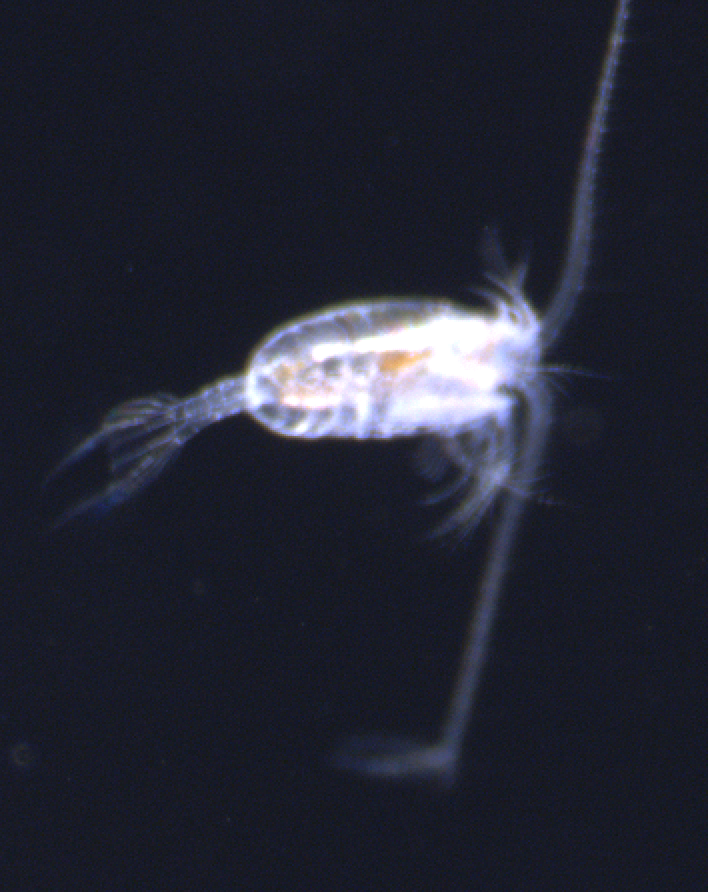
#> input picture 20230306_161549.635.0.png, 708 x 892 px; its folder holds only this picture in this run
$ python getmajorandminoraxis2024_4_PH.py   (older library calls are emulated)
#> lines starting #> are read from the running program, lines starting #| are printed output that depends on the picture; after the words box and inside, x2 and y2 are one past the last pixel; in counts of white or black regions, pixels touching at a corner belong together
import cv2
import numpy as np
import os
import csv

import easygui

from pathlib import Path
import glob
import itertools

# PH: these are all new
import skimage.util
from skimage import filters, exposure

# EM: added this package to transform 'mage_folder' to a path string (see bottom)
from pathlib import Path

"""
This script was modified by Pieter Hovenkamp from version getmajorandminoraxis2024_4.py, received June 11 2024.
All modifications are marked by a comment starting with 'PH:'.
For details: pieter.hovenkamp@nioz.nl
"""

# PH: here we set some input parameters

# Select 'mean' to use the adaptive mean thresholding. Select 'original' to perform the original fixed thresholding (no other options are currently implemented)
threshold = 'mean'
# threshold = 'original'

# Here we can choose if we want to save the resulting plots of the original image and the image after detecting its
# contours. We can either store the plots in a separate folder (specified below as savefig_dir) if we select save_plots,
# or we can generate them within Python if we select show_plots (but note we can't save and show at the same time,
# so save_plots=True overrides show_plots)

# save_plots = True
save_plots = False
show_plots = False

# If any plots are saved or generated, it is recommended to set a maximum number of images that we process
if save_plots or show_plots:
    # If we want to generate plots we need to have matplotlib installed
    from matplotlib import pyplot as plt
    max_num = 10
else:
    max_num = None

# PH: end of input


# PH: added this function to easily show and save images - note that this function requires matplotlib to be installed
def plot_img_and_result(img, img_result, savefig_path=None, figtitle=None, title_left=None, title_right=None,
                        im_vmin=None, im_vmax=None, **fig_kwargs):
    fig, (ax1, ax2) = plt.subplots(ncols=2, **fig_kwargs)
    ax1.imshow(img, cmap='gray', vmin=im_vmin, vmax=im_vmax)
    ax1.axis('off')
    if title_left:
        ax1.set_title(title_left)

    ax2.imshow(img_result, cmap='gray', vmin=im_vmin, vmax=im_vmax)
    ax2.axis('off')
    if title_right:
        ax2.set_title(title_right)

    if figtitle:
        fig.suptitle(figtitle)

    fig.tight_layout()

    if savefig_path:
        plt.savefig(savefig_path)
    else:
        plt.show()


# PH: added this function to increase contrast
def stretch_contrast(img, p_low=2, p_up=98):
    """
    Contrast enhancement by clipping the percentiles to the min/max values of the input dtype. If
    the input image is float, then the output image is float in range [0, 1] and the image values
    span this whole interval.

    See https://scikit-image.org/docs/stable/auto_examples/color_exposure/plot_equalize.html#sphx-glr-auto-examples-color-exposure-plot-equalize-py

    :param img:
    :param p_up:
    :param p_low:
    :return:
    """
    p_low, p_up = np.percentile(img, (p_low, p_up))
    return exposure.rescale_intensity(img, in_range=(p_low, p_up))


def variance_of_laplacian(image):
    # compute the Laplacian of the image and then return the focus
    # measure, which is simply the variance of the Laplacian
    return cv2.Laplacian(image, cv2.CV_64F).var()


def image_colorfulness(image):
    # split the image into its respective RGB components
    (B, G, R) = cv2.split(image.astype("float"))
    # compute rg = R - G
    rg = np.absolute(R - G)
    # compute yb = 0.5 * (R + G) - B
    yb = np.absolute(0.5 * (R + G) - B)
    # compute the mean and standard deviation of both `rg` and `yb`
    (rbMean, rbStd) = (np.mean(rg), np.std(rg))
    (ybMean, ybStd) = (np.mean(yb), np.std(yb))
    # combine the mean and standard deviations
    stdRoot = np.sqrt((rbStd ** 2) + (ybStd ** 2))
    meanRoot = np.sqrt((rbMean ** 2) + (ybMean ** 2))
    # derive the "colorfulness" metric and return it
    return stdRoot + (0.3 * meanRoot)


#image_folder = easygui.diropenbox("Select a Folder")
image_folder = easygui.diropenbox(default='~/Desktop/selected/',title='Select the folder to process.')
#> the answer given: .

# EM: this converts 'image_folder' to a string path
image_folder = Path(image_folder)

if save_plots:
    # By default any generated plots are saved in a separate folder within the directory where the images are located
    savefig_dir = image_folder.parent / "thresholding_plots" / threshold
    if not os.path.isdir(savefig_dir):
        # os.mkdir(savefig_dir)
        os.makedirs(savefig_dir, exist_ok=True) # EM addition

# Initialize an empty list to store ellipse data
ellipse_data = []

# Iterate through the image files in the folder
print(image_folder)
# iterate over files in
# that directory
images = itertools.chain(Path(image_folder).rglob('*.png'), Path(image_folder).rglob('*.jpg'))
counter = 1
for imagepath in images:
    filename = os.path.basename(imagepath)

    # PH
    if save_plots:
        savefig_path = savefig_dir / filename
    else:
        savefig_path = None

    #Read the image
    image = cv2.imread(str(imagepath))
#> image is the input picture: shape (892, 708, 3); mean B, G, R 50.8, 38, 35.7

    if image is not None:
        # Convert the image to grayscale
        gray = cv2.cvtColor(image, cv2.COLOR_BGR2GRAY)
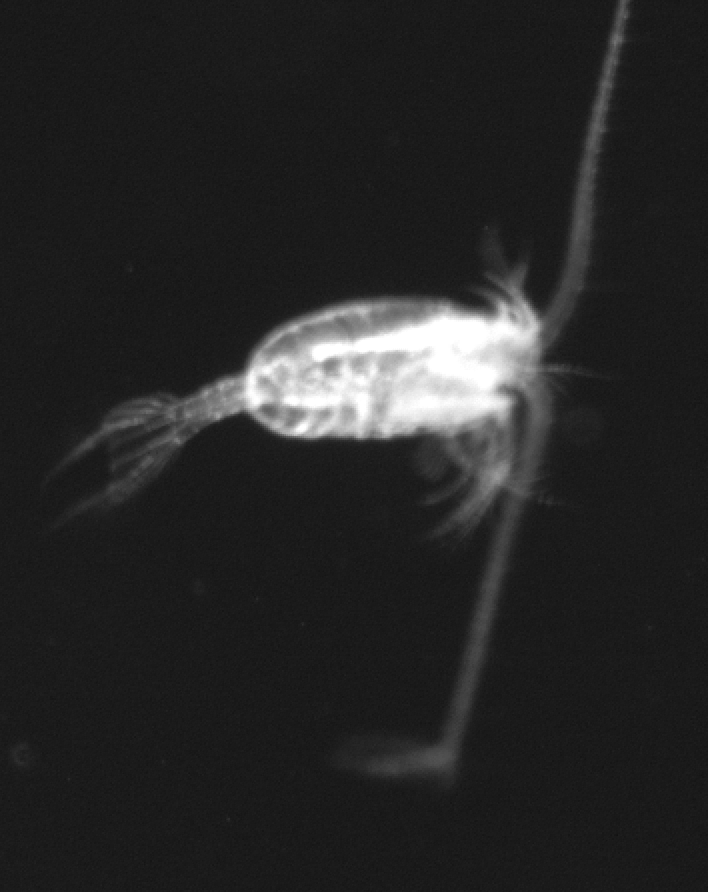
#> gray: shape (892, 708); min 17, max 255, mean 38.8

        # calculate average gray
        avggray = cv2.mean(gray)
#> avggray = (38.78, 0, 0, 0)
        #print(avggray[0])

        # calculate average color
        avgcolor = cv2.mean(image)
#> avgcolor = (50.85, 38.01, 35.7, 0)
        blue = avgcolor[0]
#> blue = 50.85
        green = avgcolor[1]
#> green = 38.01
        red = avgcolor[2]
#> red = 35.7
        #print(red)

        # calculate the saturation
        img_hsv = cv2.cvtColor(image, cv2.COLOR_BGR2HSV)
#> img_hsv: shape (892, 708, 3); mean H, S, V 112.7, 91.2, 51.2
        saturation = img_hsv[:, :, 1].mean()
#> saturation = 91.21
        #print(saturation)

        # Calculate the colorfulness
        colorfulness = image_colorfulness(image)
#> in image_colorfulness, `(B, G, R) = cv2.split(image.astype("float"))`:
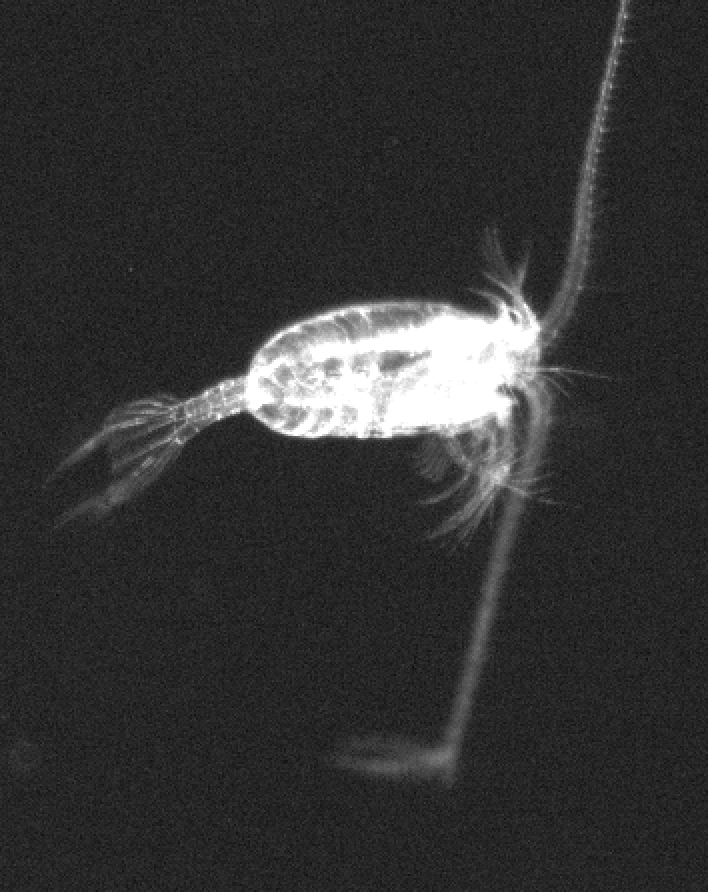
#> B: shape (892, 708) float64; min 13, max 255, mean 50.8
#> in image_colorfulness, `rg = np.absolute(R - G)`:
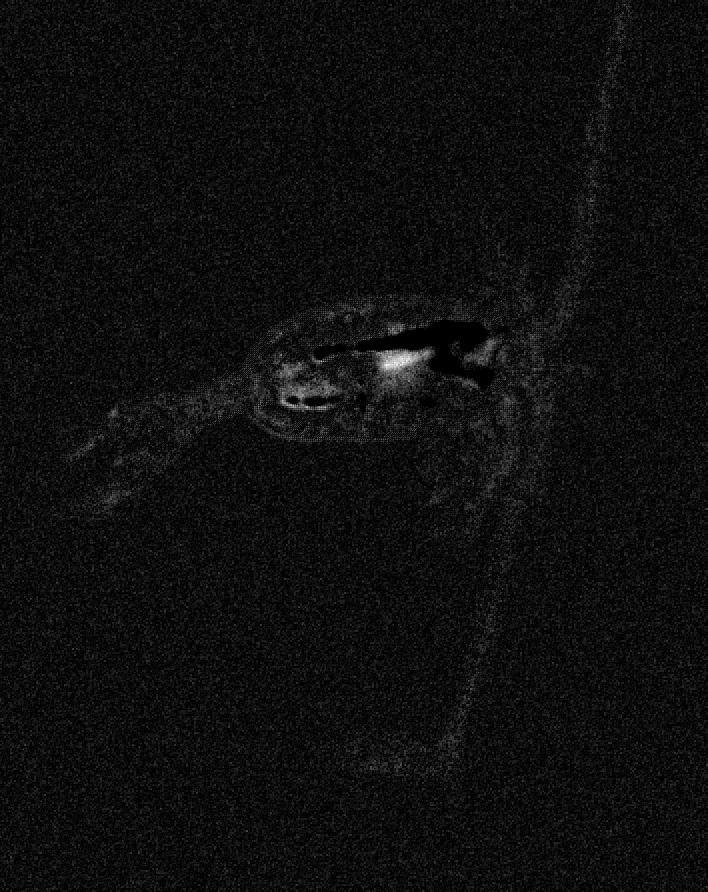
#> rg: shape (892, 708) float64; min 0, max 65, mean 3.8; drawn with min black and max white
#> in image_colorfulness, `yb = np.absolute(0.5 * (R + G) - B)`:
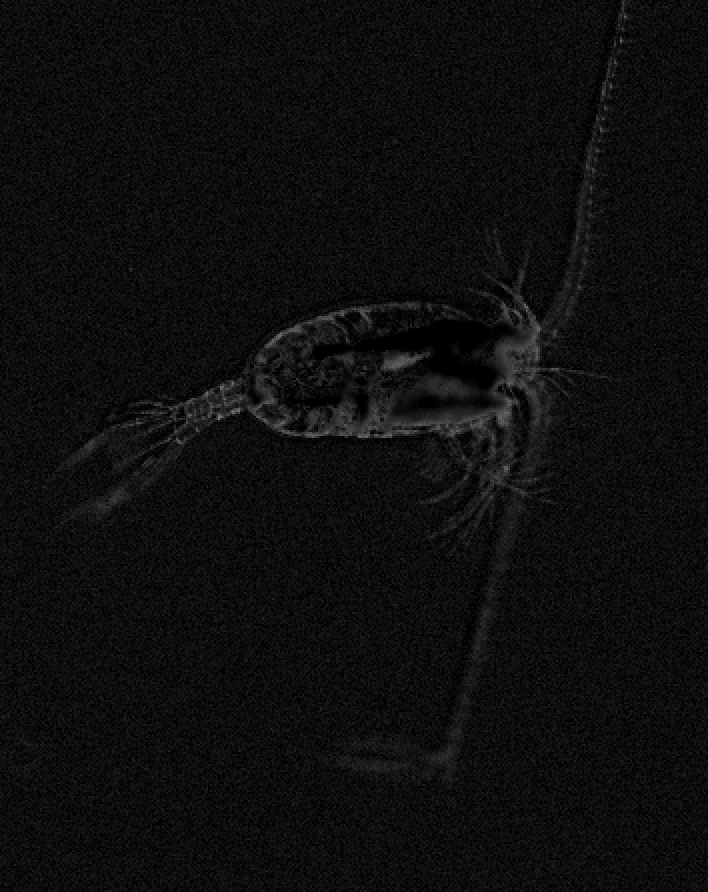
#> yb: shape (892, 708) float64; min 0, max 132, mean 14.4
#> in image_colorfulness, `(rbMean, rbStd) = (np.mean(rg), np.std(rg))`: rbMean = 3.85; rbStd = 3.47
#> in image_colorfulness, `(ybMean, ybStd) = (np.mean(yb), np.std(yb))`: ybMean = 14.39; ybStd = 9.48
#> in image_colorfulness, `stdRoot = np.sqrt((rbStd ** 2) + (ybStd ** 2))`: stdRoot = 10.1
#> in image_colorfulness, `meanRoot = np.sqrt((rbMean ** 2) + (ybMean ** 2))`: meanRoot = 14.89
#> colorfulness = 14.57
        #print("colorfulness")
        #print(colorfulness)

        # Sharpness
        sharpness = variance_of_laplacian(gray)
#> sharpness = 35.3
        #print(sharpness)

        # Apply thresholding to create a binary image

        # PH: added the option to use adaptive mean thresholding
        if threshold == 'original':
            # This is the original part of the code - with fixed thresholding
            _, thresh = cv2.threshold(gray, 15, 255, cv2.THRESH_BINARY)

            # Perform erosion and dilation to clean up the binary image
            kernel = np.ones((5, 5), np.uint8)
            cleaned_image = cv2.morphologyEx(thresh, cv2.MORPH_OPEN, kernel, iterations=2)
            # one additonal erosion step to compensate for dilation which makes estimates to big compared to manual measurements.
            kernel2 = np.ones((3, 3), np.uint8)
            cleaned_image = cv2.erode(cleaned_image, kernel2, iterations=4)

            # PH: we added a title for the figures that we (optionally) save
            figtitle = "Original threshold (fixed)"
        elif threshold == 'mean':
            gray = stretch_contrast(gray)
#> in stretch_contrast, `p_low, p_up = np.percentile(img, (p_low, p_up))`: p_low = 23; p_up = 223
#> in stretch_contrast, `return exposure.rescale_intensity(img, in_range=(p_low, p_up))`:
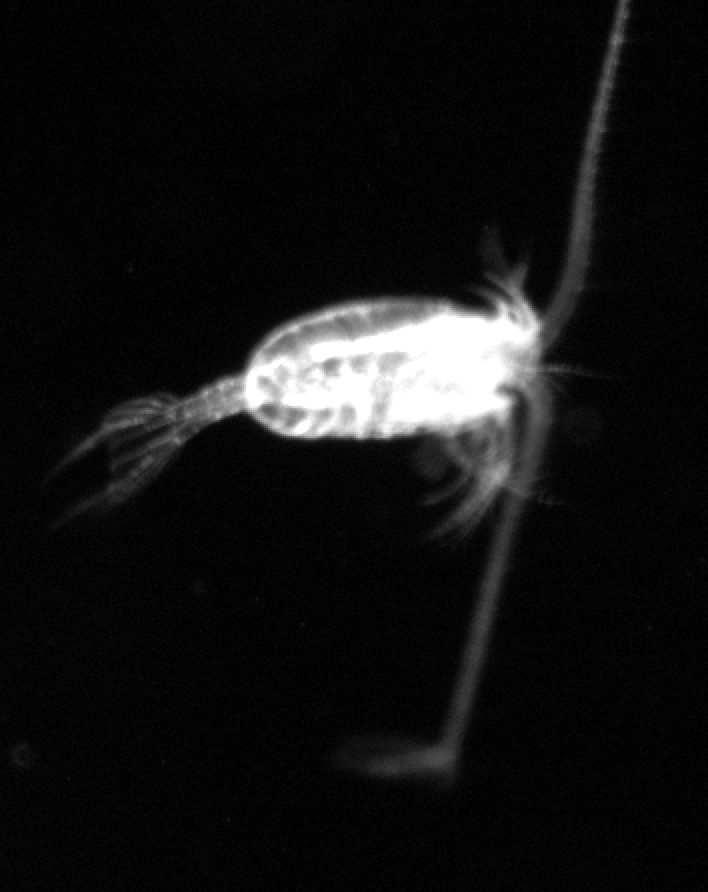
#> returned value: shape (892, 708); min 0, max 255, mean 19.1

            thresh = gray > filters.threshold_mean(gray)
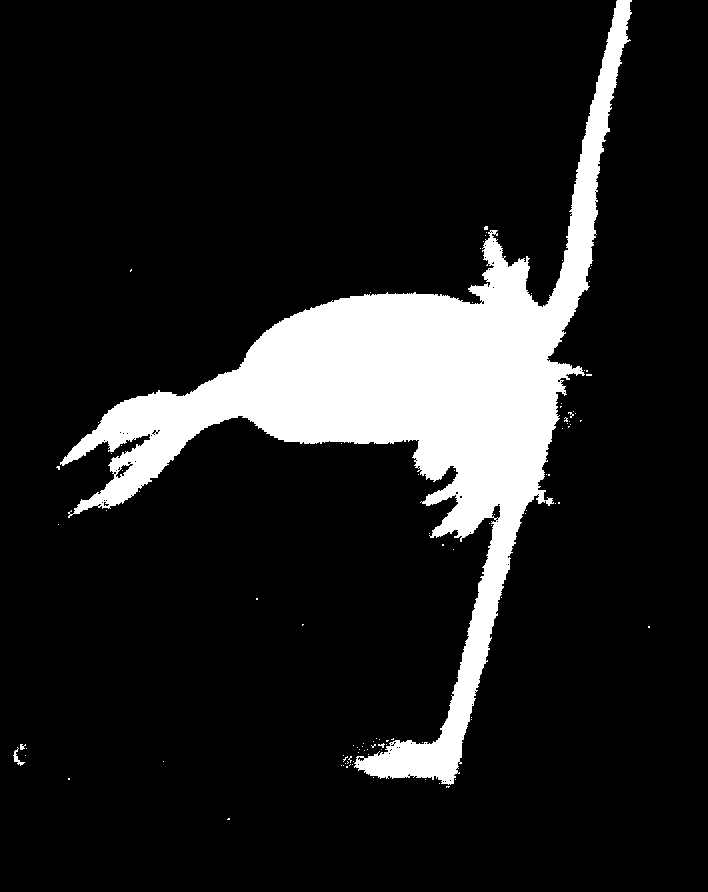
#> thresh: shape (892, 708) bool; 12.7% white; 100 white regions (97 under 20 px), largest, box (x1, y1, x2, y2) and area: (60, 0, 632, 785) 79746, (13, 747, 25, 766) 67, (20, 744, 26, 750) 24
            thresh = skimage.util.img_as_ubyte(thresh)
#> thresh: shape (892, 708); 12.7% white; 100 white regions (97 under 20 px)

            cleaned_image = thresh

            figtitle = "Adaptavive threshold (Mean)"
        else:
            raise ValueError(f"Thresholding was not defined, current value is: {threshold}")

        # Find contours in the image
        contours, _ = cv2.findContours(cleaned_image, cv2.RETR_EXTERNAL, cv2.CHAIN_APPROX_SIMPLE)
#> contours = 98 contours, 96 with area under 20; largest, box (x1, y1, x2, y2) and area: (60, 0, 632, 785) 78124, (13, 747, 25, 766) 41
        if contours:
            # print("yes")
            # Fit an ellipse to the largest contour (assuming it's the object)
            largest_contour = max(contours, key=cv2.contourArea)
#> largest_contour = contour of 2436 points, box (x1, y1, x2, y2) (60, 0, 632, 785), area 78124
            #print(largest_contour)
            if len(largest_contour) >= 5:
                ellipse = cv2.fitEllipse(largest_contour)
#> ellipse = ((32.69, 968.1), (477.8, 1825.8), 32.54)
                (x,y,w,h) = cv2.boundingRect(largest_contour)
#> x = 60; y = 0; w = 572; h = 785

                # print(ellipse)

                # Extract major and minor axes lengths from the ellipse
                major_axis = max(ellipse[1])
#> major_axis = 1825.8
                minor_axis = min(ellipse[1])
#> minor_axis = 477.8
                #print(str("Major"))
                #print(major_axis)
                #print(minor_axis)

                # Calculate the area of the contour
                contour_area = cv2.contourArea(largest_contour)
#> contour_area = 78123.5
                contour_perimeter = cv2.arcLength(largest_contour, True)  # Perimeter of biggest contour
#> contour_perimeter = 4491.7
                contour_circularity = 4 * np.pi * contour_area / pow(contour_perimeter,2)
#> contour_circularity = 0.0487

                # Store image name and ellipse data
                ellipse_data.append([filename, major_axis, minor_axis, contour_area, contour_circularity, contour_perimeter, w, h, sharpness, saturation, red, green, blue, colorfulness])

                # Draw the contour on the original image
                image_with_contour = cv2.drawContours(image.copy(), [largest_contour], -1, (0, 255, 0), 2)
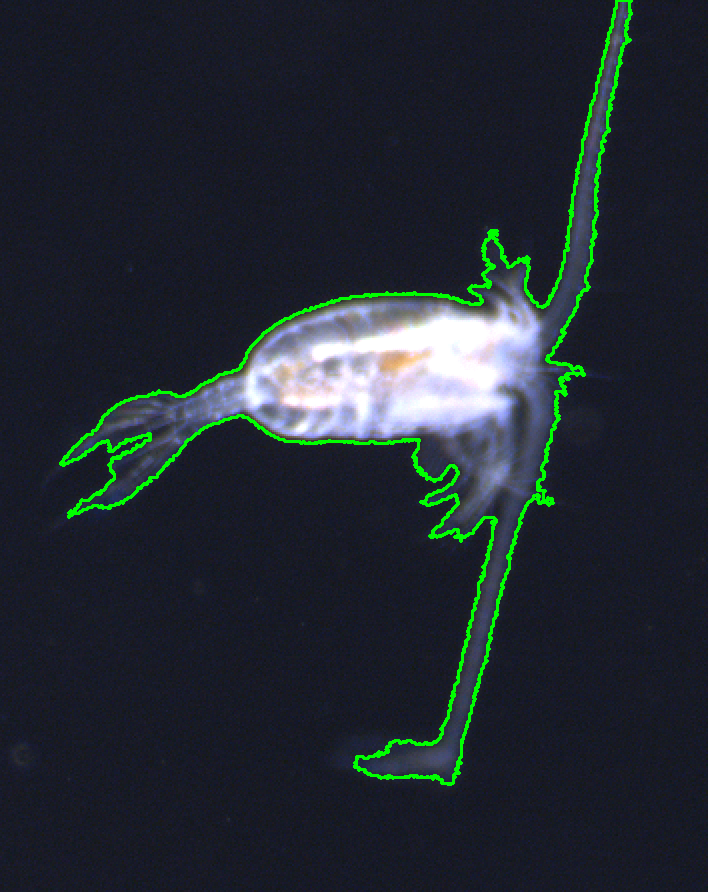
#> image_with_contour: shape (892, 708, 3); mean B, G, R 49.8, 42.4, 34.9
                # PH: commented this one out
                # image_with_contour = cv2.rectangle(image_with_contour, (x,y), (x+w,y+h), (255,0,0), 2)
                #cv2.imwrite(os.path.join(output_path,filename) , image_with_contour)

                # Display the cleaned image, pause for a second, and close the viewer
                cv2.imshow("Cleaned Image", image_with_contour)
                cv2.waitKey(5)  # Pause for 5 milliseconds
                cv2.destroyAllWindows()

                # PH: If a contour was found, we plot the original image with the drawn contour
                if save_plots or show_plots:
                    plot_img_and_result(image, image_with_contour, figtitle=figtitle, savefig_path=savefig_path,
                                        title_left=filename, title_right=f"contour length: {len(largest_contour)}")
            else:
                # PH: If only a small contour was found, we plot the original image with the binary image
                if save_plots or show_plots:
                    plot_img_and_result(image, thresh, title_left=filename, figtitle=figtitle, savefig_path=savefig_path,
                                        title_right=f"Binary image, contour length: {len(largest_contour)}")
        else:
            # PH: If no contour was found, we plot the original image with the binary image
            if save_plots or show_plots:
                plot_img_and_result(image, thresh, title_left=filename, figtitle=figtitle, savefig_path=savefig_path,
                                    title_right="Binary image, no contour was found")

    # PH: we quit the loop if we reached the set maximum number of images
    if counter == max_num:
        break
    counter += 1


# Export ellipse data to a CSV file
csv_file = "ellipse_data_" + str(os.path.basename(image_folder)) + ".csv"
csv_file = image_folder.parent / csv_file
with open(csv_file, mode='w', newline='') as file:
    writer = csv.writer(file)
    writer.writerow(["filename", "object_major", "object_minor", "object_area", "object_circularity", "object_perimeter", "object_width", "object_height", "object_sharpness", "object_saturation", "object_redness", "object_greeness", "object_blueness", "object_colorfulness"])
    writer.writerows(ellipse_data)

print("Ellipse data exported to", csv_file)
